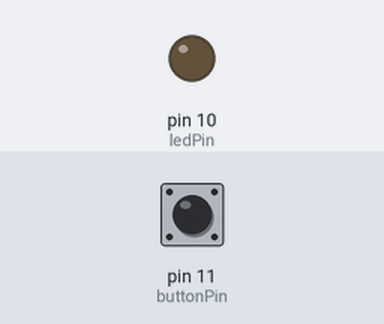
Bench run of a sketch on a simulated Arduino Uno, built with avr-gcc and run on an emulated ATmega328P. Parts: output pins drawn as LEDs (lit = HIGH). Inputs (shaded band) come from the test bench; at power-on: pin 11 (buttonPin) LOW.

Above: at 1.2 s.
1.3 s: pin 11 (buttonPin) pulled HIGH for 0.15 s
At 1.37 s:
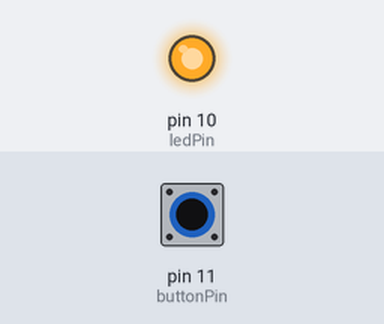
2.9 s: pin 11 (buttonPin) pulled HIGH for 3.2 s
At 7.5 s:
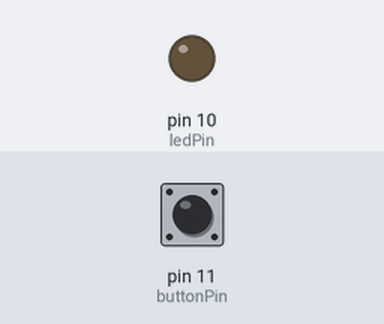
Timing chart, 0 to 9.0 s (numbered marks = the images above; inputs shaded):
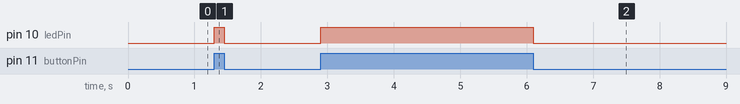

The sketch:

led_button.ino
```cpp
int ledPin = 10;
int buttonPin = 11;


void setup (){
  pinMode (ledPin, OUTPUT);
  pinMode (buttonPin, INPUT);

}

void loop(){
  if (digitalRead (buttonPin) == HIGH) {
   digitalWrite(ledPin, HIGH);
  } else {
  digitalWrite(ledPin, LOW);
  }

}
```

Measured:
- after the input at 1.3 s, pin 10 (ledPin): LOW → HIGH at once, → LOW 0.15 s later
- after the input at 2.9 s, pin 10 (ledPin): LOW → HIGH at once, → LOW 3.2 s later
